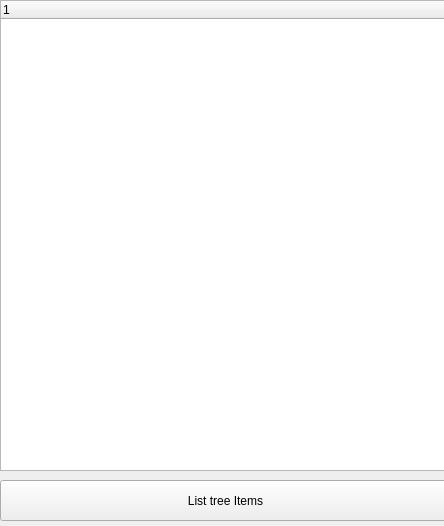
<?xml version="1.0" encoding="UTF-8"?>
<ui version="4.0">
 <class>Widget</class>
 <widget class="QWidget" name="Widget">
  <property name="geometry">
   <rect>
    <x>0</x>
    <y>0</y>
    <width>444</width>
    <height>526</height>
   </rect>
  </property>
  <property name="windowTitle">
   <string>Form</string>
  </property>
  <widget class="QTreeWidget" name="treeWidget">
   <property name="geometry">
    <rect>
     <x>0</x>
     <y>0</y>
     <width>451</width>
     <height>471</height>
    </rect>
   </property>
   <column>
    <property name="text">
     <string notr="true">1</string>
    </property>
   </column>
  </widget>
  <widget class="QPushButton" name="list_item_button">
   <property name="geometry">
    <rect>
     <x>0</x>
     <y>480</y>
     <width>451</width>
     <height>41</height>
    </rect>
   </property>
   <property name="text">
    <string>List tree Items</string>
   </property>
  </widget>
 </widget>
 <resources/>
 <connections/>
</ui>
